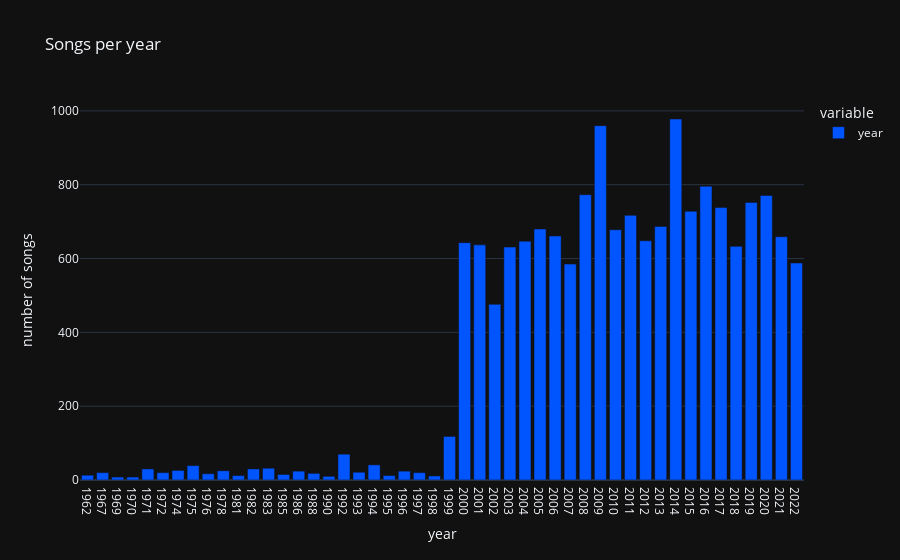

The cell this chart's notebook holds for it:
### Code cell
#Top Hits by Year
songs_per_years = df['year'].value_counts().sort_index()

iplot(px.bar(songs_per_years, 
       title='Songs per year',
       labels=dict(index='year',value='number of songs'),
       color_discrete_sequence=['#0055FF']
      ).update_xaxes(type='category'))

### Figure 1 — Plotly figure (JSON) as saved in the notebook; plotly's stock layout.template omitted (floating-point values rounded to 4 significant figures)
{"data": [{"alignmentgroup": "True", "hovertemplate": "variable=year<br>year=%{x}<br>number of songs=%{y}<extra></extra>", "legendgroup": "year", "marker": {"color": "#0055FF"}, "name": "year", "offsetgroup": "year", "orientation": "v", "showlegend": true, "textposition": "auto", "type": "bar", "x": [1962, 1967, 1969, 1970, 1971, 1972, 1974, 1975, 1976, 1978, 1981, 1982, 1983, 1985, 1986, 1988, 1990, 1992, 1993, 1994, 1995, 1996, 1997, 1998, 1999, 2000, 2001, 2002, 2003, 2004, 2005, 2006, 2007, 2008, 2009, 2010, 2011, 2012, 2013, 2014, 2015, 2016, 2017, 2018, 2019, 2020, 2021, 2022], "xaxis": "x", "y": [13, 20, 8, 8, 30, 20, 26, 39, 17, 25, 12, 30, 32, 15, 24, 18, 10, 70, 21, 41, 12, 24, 20, 11, 118, 643, 637, 476, 631, 647, 680, 661, 585, 773, 960, 678, 717, 648, 687, 978, 728, 796, 738, 633, 752, 771, 659, 588], "yaxis": "y"}], "layout": {"barmode": "relative", "legend": {"title": {"text": "variable"}, "tracegroupgap": 0}, "title": {"text": "Songs per year"}, "xaxis": {"anchor": "y", "domain": [0.0, 1.0], "title": {"text": "year"}, "type": "category"}, "yaxis": {"anchor": "x", "domain": [0.0, 1.0], "title": {"text": "number of songs"}}}}
